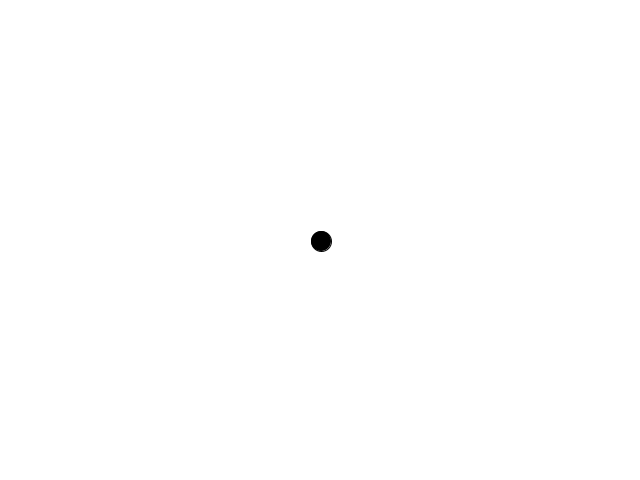
Frame 1 (no input)
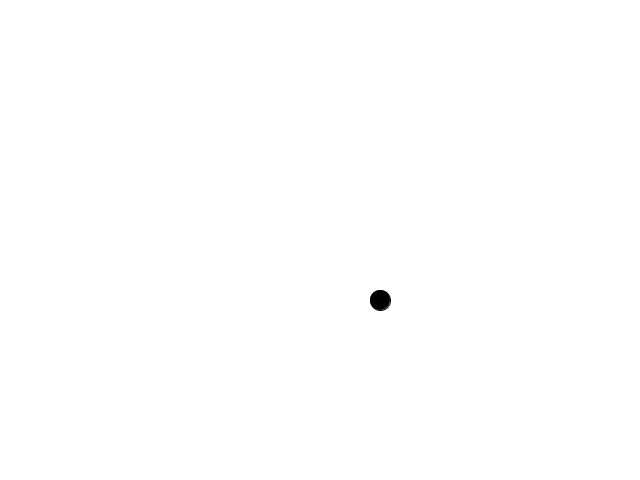
Frame 60 (the mouse pressed at the canvas centre just before this capture)
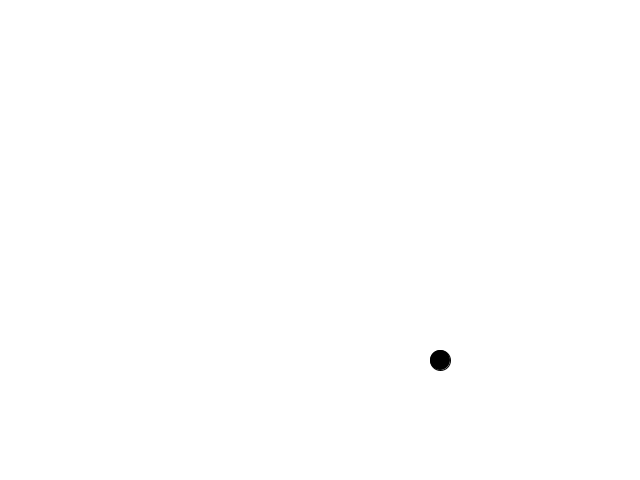
Frame 120 (the mouse held since frame 60 and released just before this capture)

The Processing sketch that drew these frames (run headless with seeded random() and noise(); from frame 60 on, the mouse is pressed at the canvas centre):

// Processing sketch: basic_vector_ball
// ── basic_vector_ball.pde
Ball ball;

void setup() {
  size(640, 480);
  ball = new Ball();
}

void draw() {
  background(255);
  ball.move();
  ball.bounce();
  ball.render();
}
// ── Ball.pde
class Ball {
  PVector position;
  PVector velocity;
  
  Ball() {
    position = new PVector(width / 2, height / 2);
    velocity = new PVector(1, 1);
  }
  
  void move() {
    position.add(velocity);
  }
  
  void bounce() {
    if (position.x > width || position.x < 0) {
      velocity.x = velocity.x * -1;
    }
    if (position.y > height || position.y < 0) {
      velocity.y = velocity.y * -1;
    }
  }
  
  void render() {
    fill(0);
    ellipse(position.x, position.y, 20, 20);
  }
}
